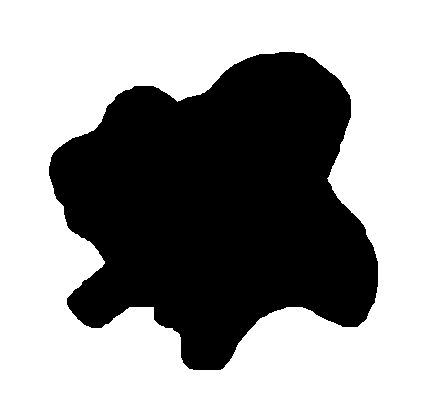
#> input picture img1.png, 433 x 397 px, found by its file name
$ jupyter execute 'Cognida-AI(3).ipynb'
#> lines starting #> are read from the running program, lines starting #| are printed output that depends on the picture; after the words box and inside, x2 and y2 are one past the last pixel; in counts of white or black regions, pixels touching at a corner belong together
[cell 1]
#Import the required libraries
import cv2
import matplotlib.pyplot as plt
import numpy as np
from PIL import Image

[cell 2]
#Reading the input files using CV2 library
input_image1 = cv2.imread(r"C:\Users\ayush\OneDrive\Desktop\MVSR_2451-20-733-058_Divyansh_Jain_CCC_MinTech\input\img1.png")
#> input_image1 is the input picture: shape (397, 433, 3); 59.4% white; 1 black region, box (x1, y1, x2, y2) and area: (49, 52, 378, 370) 69791
input_image2 = cv2.imread(r"C:\Users\ayush\OneDrive\Desktop\MVSR_2451-20-733-058_Divyansh_Jain_CCC_MinTech\input\img2.png")
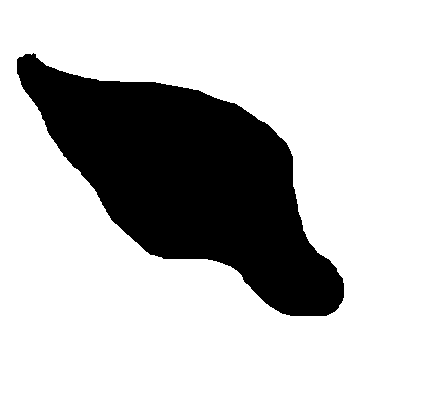
#> input picture img2.png, 433 x 397 px, found by its file name
#> input_image2 is the input picture: shape (397, 433, 3); 75.9% white; 1 black region, box (x1, y1, x2, y2) and area: (17, 53, 344, 316) 41446
input_image3 = cv2.imread(r"C:\Users\ayush\OneDrive\Desktop\MVSR_2451-20-733-058_Divyansh_Jain_CCC_MinTech\input\img3.png")
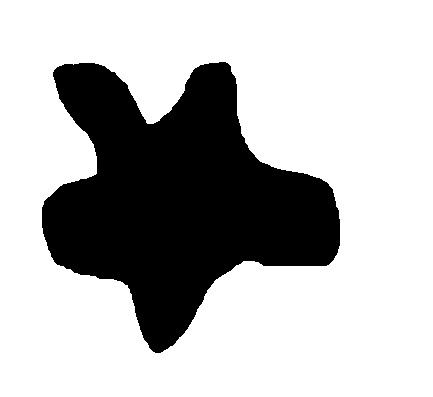
#> input picture img3.png, 433 x 397 px, found by its file name
#> input_image3 is the input picture: shape (397, 433, 3); 72.3% white; 1 black region, box (x1, y1, x2, y2) and area: (42, 62, 340, 353) 47660
input_image4 = cv2.imread(r"C:\Users\ayush\OneDrive\Desktop\MVSR_2451-20-733-058_Divyansh_Jain_CCC_MinTech\input\img4.png")
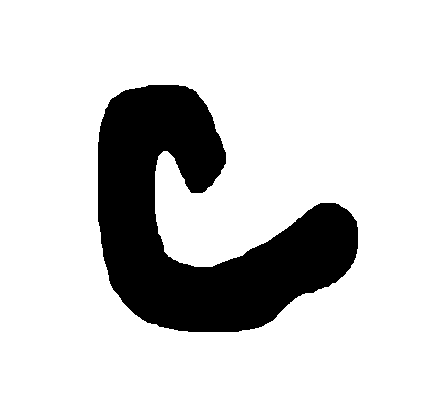
#> input picture img4.png, 433 x 397 px, found by its file name
#> input_image4 is the input picture: shape (397, 433, 3); 81.4% white; 1 black region, box (x1, y1, x2, y2) and area: (98, 85, 358, 332) 31945
input_image5 = cv2.imread(r"C:\Users\ayush\OneDrive\Desktop\MVSR_2451-20-733-058_Divyansh_Jain_CCC_MinTech\input\img5.png")
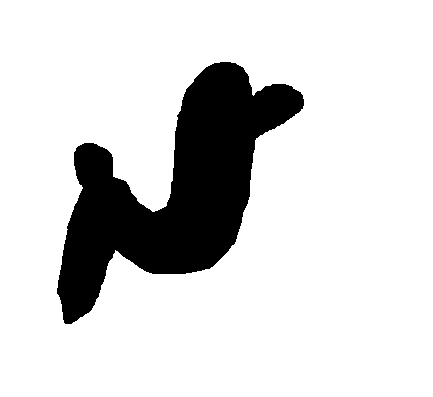
#> input picture img5.png, 433 x 397 px, found by its file name
#> input_image5 is the input picture: shape (397, 433, 3); 84.2% white; 1 black region, box (x1, y1, x2, y2) and area: (57, 62, 304, 324) 27118

[cell 3]
#3. Finding the major axis of the figure

[cell 4]
image = input_image1
gray = cv2.cvtColor(input_image1, cv2.COLOR_BGR2GRAY)
blurred = cv2.GaussianBlur(gray, (3, 3), 0)

edged = cv2.Canny(blurred, 10, 100)
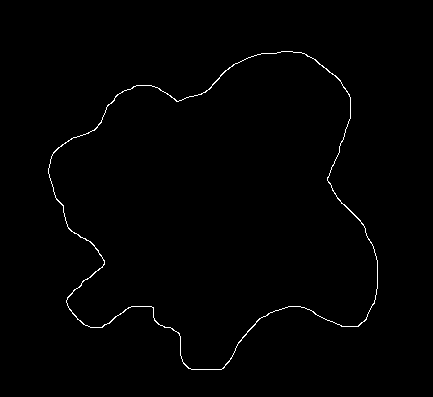
#> edged: shape (397, 433); 0.76% white in thin lines or dots, all inside (x1, y1, x2, y2) = (48, 51, 378, 370)

# Apply thresholding in the gray image to create a binary image
ret,thresh = cv2.threshold(gray,150,255,0)

# Find the contours using binary image
contours,hierarchy = cv2.findContours(thresh, cv2.RETR_TREE,cv2.CHAIN_APPROX_SIMPLE)
#> contours = 2 contours; box (x1, y1, x2, y2) and area: (0, 0, 433, 397) 171072, (48, 51, 379, 371) 70323

# Assuming only one contour exists, so take the first one
contour = contours[1]
#> contour = contour of 466 points, box (x1, y1, x2, y2) (48, 51, 379, 371), area 70323
# Converting the contour into a Rotated Rectangle
rect = cv2.minAreaRect(contour)
#> rect = ((211, 216.3), (314.8, 306.3), -9.46)
# Calculating the major axis of the Rotated Rectangle
major_axis = rect[1][0]
#> major_axis = 314.8
str1 = "Major axis length:" + str(major_axis)
#> str1 = 'Major axis length:314.8240661621094'

plt.imshow(input_image1)
plt.text(350,200,str1, color = "red")

[cell 5]
image = input_image2
gray = cv2.cvtColor(input_image2, cv2.COLOR_BGR2GRAY)
blurred = cv2.GaussianBlur(gray, (3, 3), 0)

edged = cv2.Canny(blurred, 10, 100)
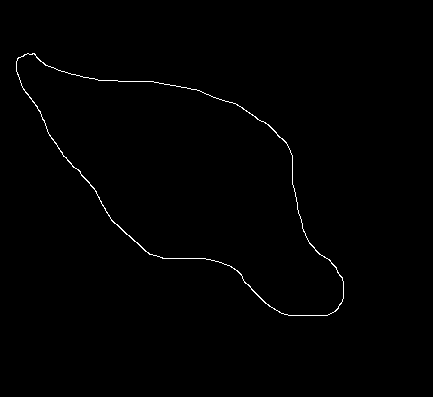
#> edged: shape (397, 433); 0.59% white in thin lines or dots, all inside (x1, y1, x2, y2) = (16, 53, 344, 316)

# Apply thresholding in the gray image to create a binary image
ret,thresh = cv2.threshold(gray,150,255,0)

# Find the contours using binary image
contours,hierarchy = cv2.findContours(thresh, cv2.RETR_TREE,cv2.CHAIN_APPROX_SIMPLE)
#> contours = 2 contours; box (x1, y1, x2, y2) and area: (0, 0, 433, 397) 171072, (16, 52, 345, 317) 41866

# Assuming only one contour exists, so take the first one
contour = contours[1]
#> contour = contour of 340 points, box (x1, y1, x2, y2) (16, 52, 345, 317), area 41866
# Converting the contour into a Rotated Rectangle
rect = cv2.minAreaRect(contour)
#> rect = ((182, 174), (174, 396.9), -65.92)
# Calculating the major axis of the Rotated Rectangle
major_axis = rect[1][0]
#> major_axis = 174
str1 = "Major axis length:" + str(major_axis)
#> str1 = 'Major axis length:173.95919799804688'

plt.imshow(input_image2)
plt.text(350,200,str1, color = "red")

[cell 6]
image = input_image3
gray = cv2.cvtColor(input_image3, cv2.COLOR_BGR2GRAY)
blurred = cv2.GaussianBlur(gray, (3, 3), 0)

edged = cv2.Canny(blurred, 10, 100)
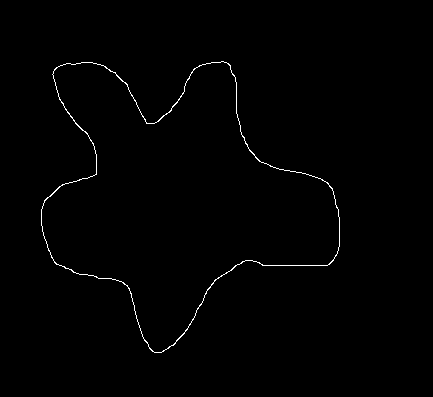
#> edged: shape (397, 433); 0.69% white in thin lines or dots, all inside (x1, y1, x2, y2) = (41, 61, 340, 353)

# Apply thresholding in the gray image to create a binary image
ret,thresh = cv2.threshold(gray,150,255,0)

# Find the contours using binary image
contours,hierarchy = cv2.findContours(thresh, cv2.RETR_TREE,cv2.CHAIN_APPROX_SIMPLE)
#> contours = 2 contours; box (x1, y1, x2, y2) and area: (0, 0, 433, 397) 171072, (41, 61, 341, 354) 48168

# Assuming only one contour exists, so take the first one
contour = contours[1]
#> contour = contour of 430 points, box (x1, y1, x2, y2) (41, 61, 341, 354), area 48168
# Converting the contour into a Rotated Rectangle
rect = cv2.minAreaRect(contour)
#> rect = ((168.3, 178.2), (281.8, 302.1), -27.66)
# Calculating the major axis of the Rotated Rectangle
major_axis = rect[1][0]
#> major_axis = 281.8
str1 = "Major axis length:" + str(major_axis)
#> str1 = 'Major axis length:281.7626037597656'

plt.imshow(input_image3)
plt.text(350,200,str1, color = "red")

[cell 7]
image = input_image4
gray = cv2.cvtColor(input_image4, cv2.COLOR_BGR2GRAY)
blurred = cv2.GaussianBlur(gray, (3, 3), 0)

edged = cv2.Canny(blurred, 10, 100)
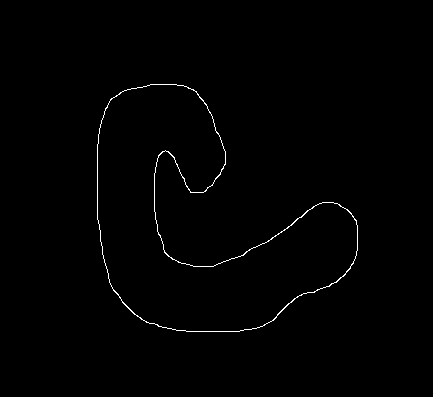
#> edged: shape (397, 433); 0.69% white in thin lines or dots, all inside (x1, y1, x2, y2) = (97, 84, 358, 332)

# Apply thresholding in the gray image to create a binary image
ret,thresh = cv2.threshold(gray,150,255,0)

# Find the contours using binary image
contours,hierarchy = cv2.findContours(thresh, cv2.RETR_TREE,cv2.CHAIN_APPROX_SIMPLE)
#> contours = 2 contours; box (x1, y1, x2, y2) and area: (0, 0, 433, 397) 171072, (97, 84, 359, 333) 32457

# Assuming only one contour exists, so take the first one
contour = contours[1]
#> contour = contour of 381 points, box (x1, y1, x2, y2) (97, 84, 359, 333), area 32457
# Converting the contour into a Rotated Rectangle
rect = cv2.minAreaRect(contour)
#> rect = ((196.1, 226.8), (214.2, 293.5), -51.99)
# Calculating the major axis of the Rotated Rectangle
major_axis = rect[1][0]
#> major_axis = 214.2
str1 = "Major axis length:" + str(major_axis)
#> str1 = 'Major axis length:214.2323760986328'

plt.imshow(input_image4)
plt.text(350,200,str1, color = "red")

[cell 8]
image = input_image5
gray = cv2.cvtColor(input_image5, cv2.COLOR_BGR2GRAY)
blurred = cv2.GaussianBlur(gray, (3, 3), 0)

edged = cv2.Canny(blurred, 10, 100)
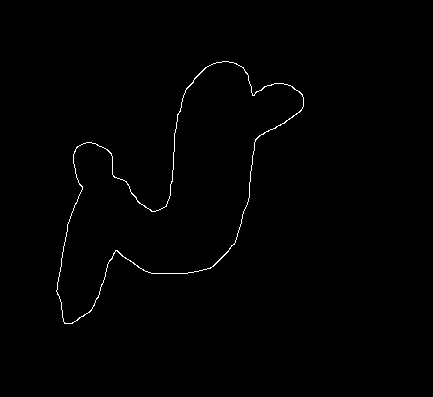
#> edged: shape (397, 433); 0.61% white in thin lines or dots, all inside (x1, y1, x2, y2) = (56, 61, 304, 324)

# Apply thresholding in the gray image to create a binary image
ret,thresh = cv2.threshold(gray,150,255,0)

# Find the contours using binary image
contours,hierarchy = cv2.findContours(thresh, cv2.RETR_TREE,cv2.CHAIN_APPROX_SIMPLE)
#> contours = 2 contours; box (x1, y1, x2, y2) and area: (0, 0, 433, 397) 171072, (56, 61, 305, 325) 27582

# Assuming only one contour exists, so take the first one
contour = contours[1]
#> contour = contour of 406 points, box (x1, y1, x2, y2) (56, 61, 305, 325), area 27582
# Converting the contour into a Rotated Rectangle
rect = cv2.minAreaRect(contour)
#> rect = ((171.4, 189.8), (323.5, 174.3), -31.68)
# Calculating the major axis of the Rotated Rectangle
major_axis = rect[1][0]
#> major_axis = 323.5
str1 = "Major axis length:" + str(major_axis)
#> str1 = 'Major axis length:323.4560852050781'

plt.imshow(input_image5)
plt.text(350,200,str1, color = "red")
